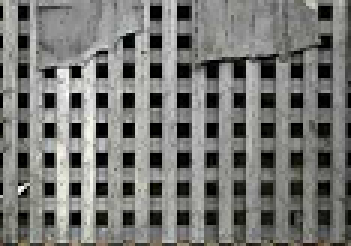
%> input picture texture_19_9_18/images/0.bmp, 117 x 82 px (shown 3 times larger)
$ octave Watershed_0.m   (GNU Octave 9; MATLAB toolbox functions it lacks are replaced by stand-ins)
%> lines starting %> are read from the running program, lines starting %| are printed output that depends on the picture
close all
I= imread('E:\PHD_FILE\GitHub\Texture\texture_19_9_18\images\0.bmp');
%> I is the input picture: size 82x117x3 uint8; mean R, G, B 118.7, 119.1, 115.8
imshow(I);
h=fspecial('sobel'); %h = fspecial(type) creates a two-dimensional filter h of the specified type. fspecial returns h as
                     %a correlation kernel, which is the appropriate form to use with imfilter. type is a string having one of these values.
fd=double(I);%double使数据变成双精度
g=sqrt(imfilter(fd,h,'replicate').^2+imfilter(fd,h','replicate').^2);
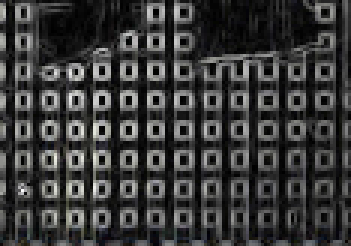
%> g: size 82x117x3 double (shown 3 times larger); mean R, G, B 236.8, 237.2, 235.8; drawn with min black and max white
figure;
imshow(g);
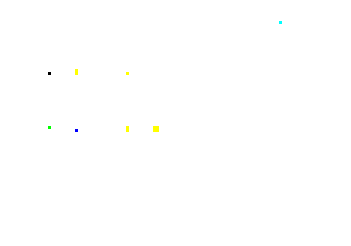
%> displayed picture: size 82x117x3, on the screen's scale of 0 to 255 (shown 3 times larger); mean R, G, B 254.9, 254.9, 254.7
g2=imclose(imopen(g,ones(3,3)),ones(3,3));
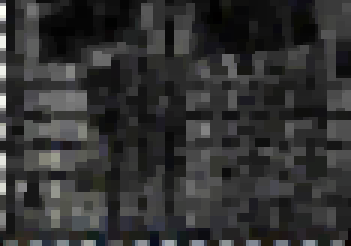
%> g2: size 82x117x3 double (shown 3 times larger); mean R, G, B 134.1, 134.6, 134.4; drawn with min black and max white
figure;
imshow(g2);
im=imextendedmin(g2,10);   %
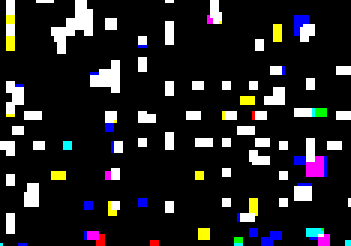
%> im: size 82x117x3 logical (shown 3 times larger); mean R, G, B 0.131, 0.127, 0.134
Lim=watershed(bwdist(im)); %watershed分水岭算法 Lim的值greater than or equal to 0，等于0是分水岭脊像素
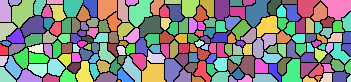
%> Lim: size 82x351 uint8; 198 distinct labels, from 0 to 197; one colour per label, 0 black
em=Lim==0;
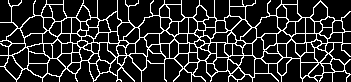
%> em: size 82x351 logical; 16.8% white in thin lines or dots
%> (the run ends here)

$ run again, with texture_19_9_18/images/1.bmp copied over texture_19_9_18/images/0.bmp
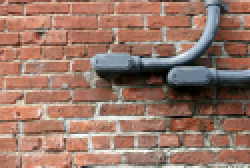
%> input picture texture_19_9_18/images/1.bmp, 125 x 84 px (shown 2 times larger)
%> I is the input picture: size 84x125x3 uint8; mean R, G, B 152.6, 117.9, 103.7
%> `Lim=watershed(bwdist(im));`:
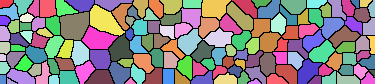
%> Lim: size 84x375 uint8; 149 distinct labels, from 0 to 148; one colour per label, 0 black
%> `em=Lim==0;`:
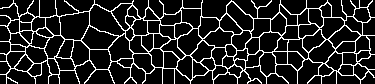
%> em: size 84x375 logical; 14.3% white in thin lines or dots

$ run again, with texture_19_9_18/images/10.bmp copied over texture_19_9_18/images/0.bmp
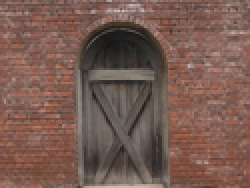
%> input picture texture_19_9_18/images/10.bmp, 125 x 94 px (shown 2 times larger)
%> I is the input picture: size 94x125x3 uint8; mean R, G, B 119.7, 91, 81.5
%> `Lim=watershed(bwdist(im));`:
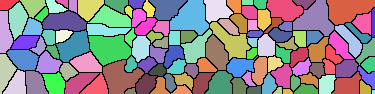
%> Lim: size 94x375 uint8; 122 distinct labels, from 0 to 121; one colour per label, 0 black
%> `em=Lim==0;`:
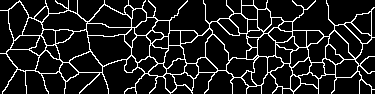
%> em: size 94x375 logical; 12.4% white in thin lines or dots

$ run again, with texture_19_9_18/images/11.bmp copied over texture_19_9_18/images/0.bmp
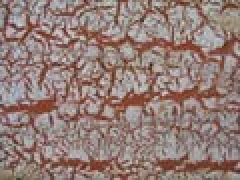
%> input picture texture_19_9_18/images/11.bmp, 120 x 90 px (shown 2 times larger)
%> I is the input picture: size 90x120x3 uint8; mean R, G, B 147.5, 124.9, 119
%> `Lim=watershed(bwdist(im));`:
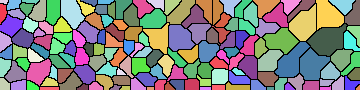
%> Lim: size 90x360 uint8; 159 distinct labels, from 0 to 158; one colour per label, 0 black
%> `em=Lim==0;`:
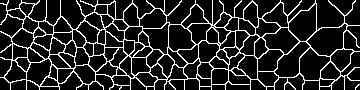
%> em: size 90x360 logical; 14.9% white in thin lines or dots
